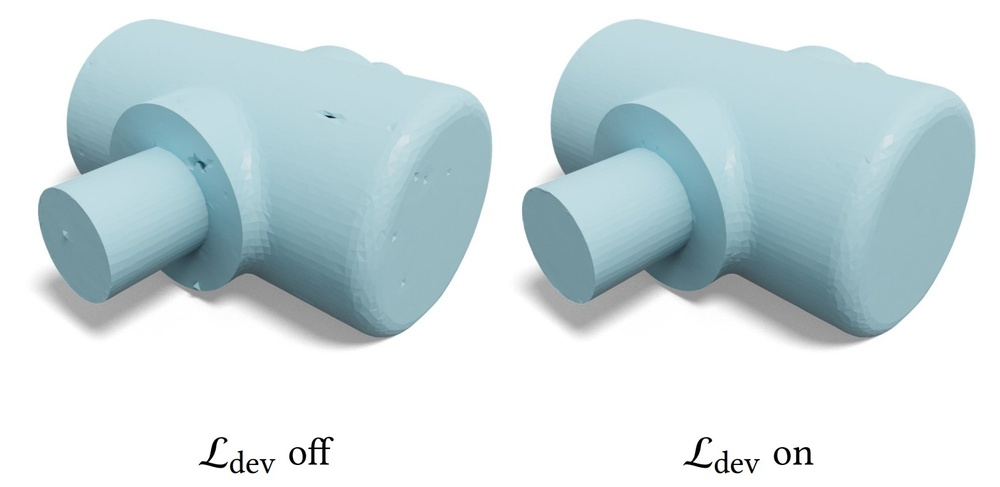
#> input picture decomvoxel/model/TRELLIS/trellis/representations/mesh/flexicubes/images/ablate_L_dev.jpg, 1000 x 487 px, shrunk from 1502 x 731 before the run
$ python black_to_white.py ../model/TRELLIS/trellis/representations/mesh/flexicubes/images
#> lines starting #> are read from the running program, lines starting #| are printed output that depends on the picture; after the words box and inside, x2 and y2 are one past the last pixel; in counts of white or black regions, pixels touching at a corner belong together
"""
Replace fully-black pixels (all channels == 0) with white (255) in all images
under a given directory, and save results to a sibling folder `mask_replace`.

Usage:
    python decomvoxel/utils/black_to_white.py <input_dir>
"""

import argparse
import os

import numpy as np
from PIL import Image


def process_image(img_path: str, out_path: str) -> None:
    img = Image.open(img_path).convert("RGB")
#> img is the input picture: PIL image 1000x487 RGB; mean R, G, B 208.2, 221.8, 225.1
    arr = np.array(img)

    # Mask: pixels where ALL channels are 0 (fully black)
    black_mask = np.all(arr == 0, axis=-1)
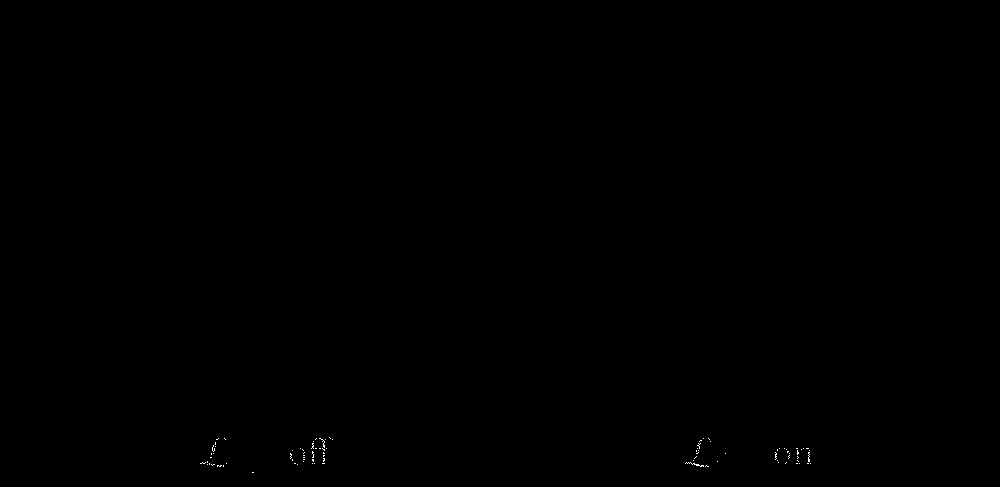
#> black_mask: shape (487, 1000) bool; 0.06% white in thin lines or dots, all inside (x1, y1, x2, y2) = (200, 437, 811, 473)

    arr[black_mask] = 255
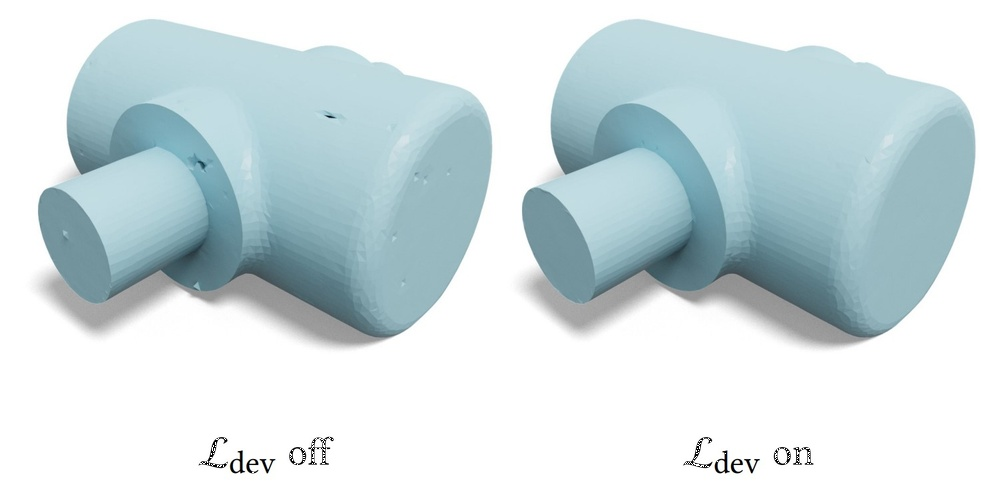
#> arr: shape (487, 1000, 3); 0.06% of pixels changed, all inside (x1, y1, x2, y2) = (200, 437, 811, 473)
    Image.fromarray(arr).save(out_path)


def process_dir(input_dir: str) -> None:
    input_dir = os.path.abspath(input_dir)
    parent_dir = os.path.dirname(input_dir)
    out_dir = os.path.join(parent_dir, "mask_replace")
    os.makedirs(out_dir, exist_ok=True)

    exts = {".png", ".jpg", ".jpeg", ".bmp", ".tiff", ".webp"}
    img_files = sorted(
        f for f in os.listdir(input_dir)
        if os.path.splitext(f)[1].lower() in exts
    )

    if not img_files:
        print(f"No image files found in {input_dir}")
        return

    for fname in img_files:
        src = os.path.join(input_dir, fname)
        dst = os.path.join(out_dir, fname)
        process_image(src, dst)
        print(f"  {fname} -> {dst}")

    print(f"\nDone. {len(img_files)} images saved to {out_dir}")


if __name__ == "__main__":
    parser = argparse.ArgumentParser(description="Replace black pixels with white.")
    parser.add_argument("input_dir", type=str, help="Directory containing images.")
    args = parser.parse_args()
    process_dir(args.input_dir)
